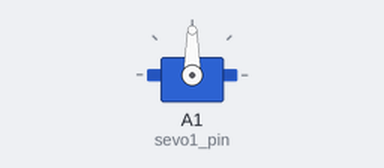
A sketch run on a simulated Arduino Uno, built with avr-gcc and run on an emulated ATmega328P. Shown: servo.

Above: at 0.05 s.
At 2.05 s:
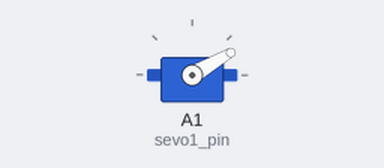
At 4.0 s:
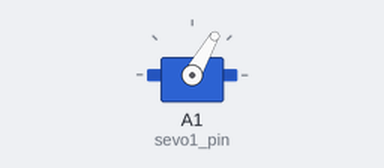
Timing chart, 0 to 5.2 s (numbered marks = the images above):
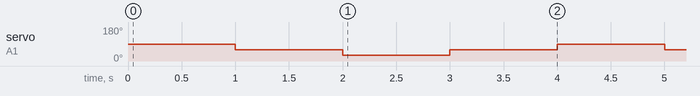

The sketch:

servo_1.ino
```cpp
#include "Servo.h"

/* 舵機類別(class)宣告 */
Servo servo1;


/* 服舵機腳位 */
#define sevo1_pin A1

void setup()
{
   servo1.attach(sevo1_pin); //初始化舵機1腳位為D5
}

void loop()
{
   servo1.write(90);
   delay(1000);
   servo1.write(60);
   delay(1000);
   servo1.write(30);
   delay(1000);
   servo1.write(60);
   delay(1000);

}
```

Measured:
- by itself, servo on A1 (sevo1_pin): repeats every 4.0 s: 30° 1.0 s, 60° 1.0 s, 90° 1.0 s, 60° 1.0 s
